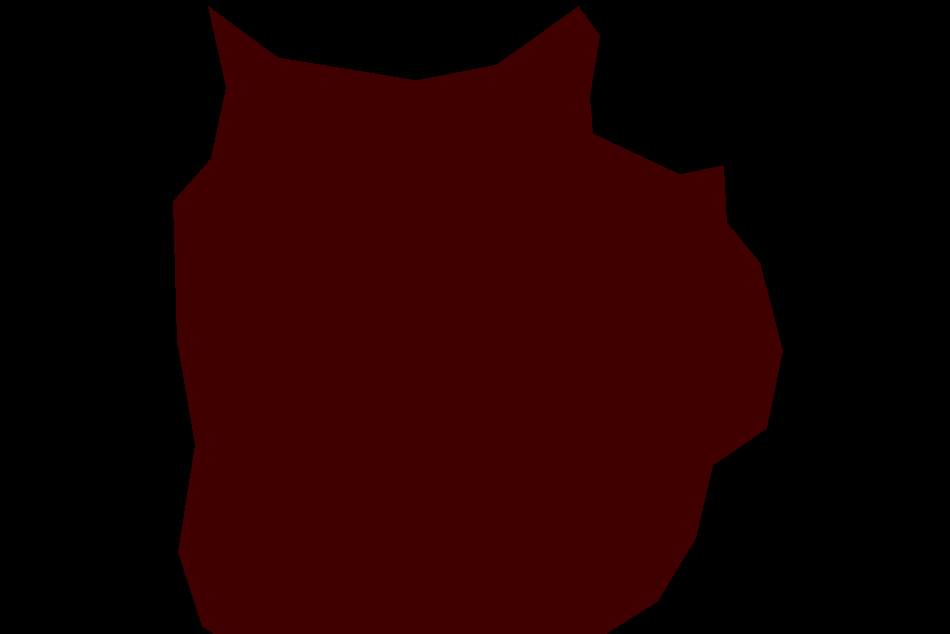
#> input picture segformer-pytorch/datasets/SegmentationClass/1.png, 950 x 634 px, found by its file name; its folder holds only this picture in this run
$ python delete_no_crack_samples.py
#> lines starting #> are read from the running program, lines starting #| are printed output that depends on the picture; after the words box and inside, x2 and y2 are one past the last pixel; in counts of white or black regions, pixels touching at a corner belong together
import os
from PIL import Image
import numpy as np

# ================== 配置这里 ==================

# 原图所在文件夹（一般是 VOC 的 JPEGImages）
IMAGE_DIR = r"VOCdevkit/VOC2007/JPEGImages"

# 掩膜 PNG 所在文件夹（一般是 SegmentationClass）
MASK_DIR = r"VOCdevkit/VOC2007/SegmentationClass"

# 真正执行删除前先设为 False，只打印要删哪些文件，确认没问题再改成 True
DO_DELETE = True   # ⚠️ 改成 True 才会真的删文件！

# 前景面积比例阈值：
# mask 前景像素比例 < MIN_FG_RATIO 认为“无裂缝”，删
# mask 前景像素比例 > MAX_FG_RATIO 认为“大片区域”，删
MIN_FG_RATIO = 0.005    # 0.5% 以下当全黑 / 几乎没有
MAX_FG_RATIO = 0.05      # 5% 以上当大白块

# ===========================================

IMG_EXTS = [".jpg", ".jpeg", ".png", ".bmp"]


def main():
    mask_files = [f for f in os.listdir(MASK_DIR) if f.lower().endswith(".png")]
    mask_files.sort()
    print("在掩膜目录中找到 PNG 数量:", len(mask_files))

    delete_count = 0

    for name in mask_files:
        mask_path = os.path.join(MASK_DIR, name)
        mask = np.array(Image.open(mask_path))
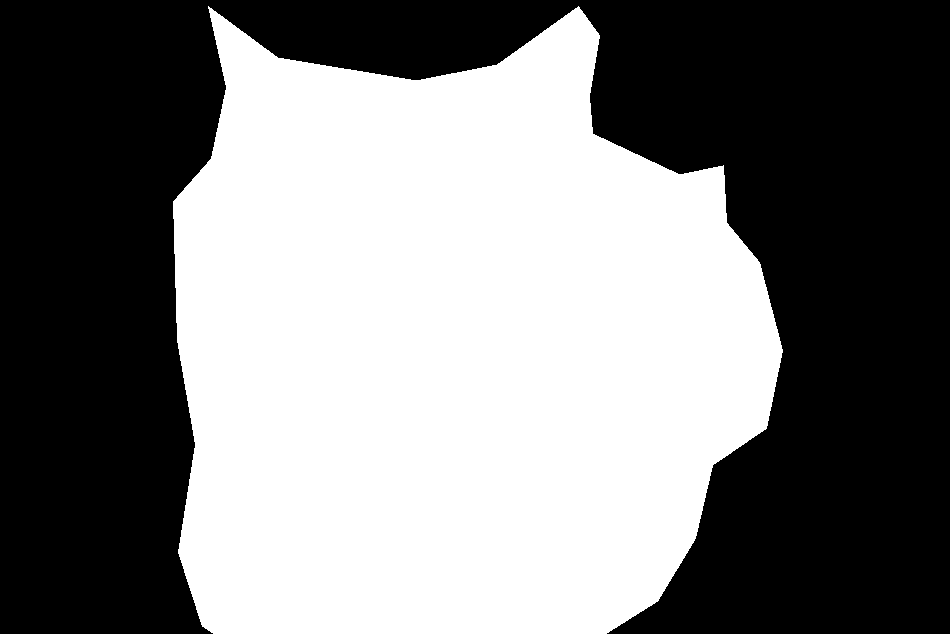
#> mask: shape (634, 950); values 0 (black) and 8 (white), 49.4% white; 1 white region, box (x1, y1, x2, y2) and area: (173, 6, 783, 634) 297654

        h, w = mask.shape[:2]
#> h = 634; w = 950
        total = h * w
#> total = 602300

        # 认为非 0 即前景（不管是 1 还是 255）
        fg_pixels = np.count_nonzero(mask)
#> fg_pixels = 297654
        fg_ratio = fg_pixels / float(total)
#> fg_ratio = 0.494

        # 判断是否需要删除
        delete_flag = False
        reason = ""

        if fg_ratio < MIN_FG_RATIO:
            delete_flag = True
            reason = "无裂缝(几乎全黑)"
        elif fg_ratio > MAX_FG_RATIO:
            delete_flag = True
            reason = "大白块(前景比例 %.2f%%)" % (fg_ratio * 100)
#> reason = '大白块(前景比例 49.42%)'

        if not delete_flag:
            continue

        base = os.path.splitext(name)[0]

        # 找对应的原图（可能有多种后缀）
        img_paths = []
        for ext in IMG_EXTS:
            p = os.path.join(IMAGE_DIR, base + ext)
            if os.path.exists(p):
                img_paths.append(p)

        print(f"[删除候选] {name} -> {reason}")
#| [删除候选] 1.png -> 大白块(前景比例 49.42%)
        for p in img_paths:
            print("  对应原图:", p)

        if DO_DELETE:
            # 删除掩膜
            try:
                os.remove(mask_path)
                print("  已删除掩膜:", mask_path)
            except Exception as e:
                print("  删除掩膜出错:", e)

            # 删除原图
            for p in img_paths:
                try:
                    os.remove(p)
                    print("  已删除原图:", p)
                except Exception as e:
                    print("  删除原图出错:", e)

        delete_count += 1

    print("\n预计将删除（或已删除）样本数量:", delete_count)
    if not DO_DELETE:
        print("当前 DO_DELETE=False，只是预览。确认名单没问题后，把 DO_DELETE 改成 True 再运行一次。")


if __name__ == "__main__":
    main()
